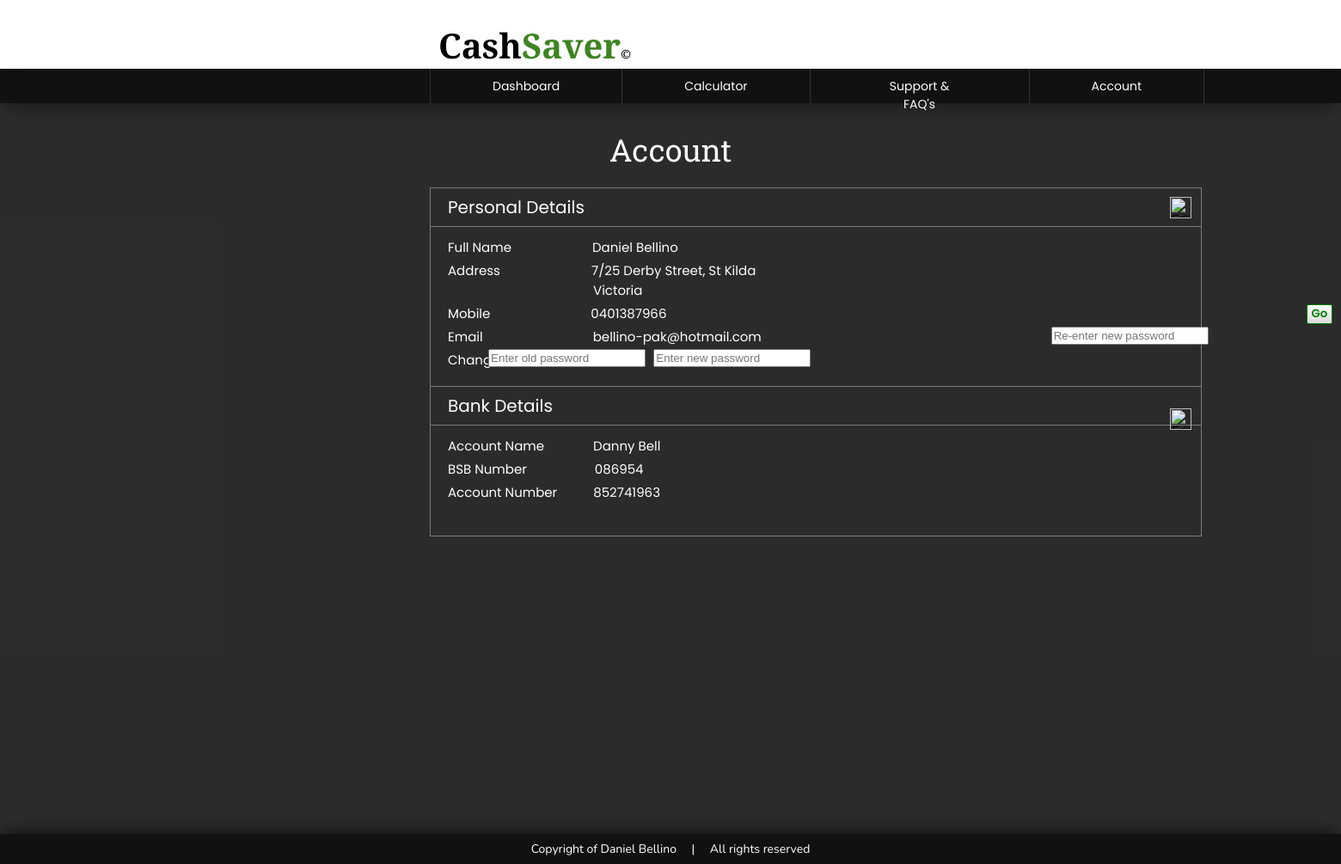
Page /members_account.php (signed in) on the committed database.
### tables this page shows
CREATE TABLE IF NOT EXISTS `users` (
  `ID` int(11) NOT NULL,
  `email` varchar(30) NOT NULL,
  `password` varchar(16) NOT NULL,
  `first_name` varchar(30) NOT NULL,
  `last_name` varchar(30) NOT NULL,
  `street_address` varchar(100) NOT NULL,
  `suburb` varchar(30) NOT NULL,
  `state` varchar(20) NOT NULL,
  `mobile` varchar(15) NOT NULL,
  `postcode` int(4) NOT NULL,
  `account_name` varchar(60) NOT NULL,
  `BSB` varchar(6) NOT NULL,
  `account_number` int(9) NOT NULL
);

### members_account.php (the view, shortened to what this page needs)
<!DOCTYPE html>
<?php
$query = mysql_query("SELECT first_name, last_name, street_address, suburb, state, mobile, email, account_name, BSB, account_number FROM users WHERE ID='" . $_SESSION['id'] . "'");
$q1_result = mysql_fetch_row($query);
?>
<html>
<head>
	<link rel="stylesheet" type="text/css" href="cashsaver.css" />
</head>
<body>
	<div id="mainframe">
		<header id="header">
		<p id="header_title"><span id="header_title_word1">Cash</span><span id="header_title_word2">Saver</span><span id="header_title_copyright">&copy;</span></p>
		</header>
		<nav id="members_nav_bar">
			<ul>
				<li><a href="members.php">Dashboard</a></li>
				<li><a href="members_calculator.php">Calculator</a></li>
				<li><a href="index.php">Support &amp; FAQ's</a></li>
				<li><a href="members_account.php">Account</a></li>
			</ul>
		</nav>
		<div id="members_background">
			<div id="account_title">
				<p>Account</p>
			</div>
			<div id="account_content">
				<div id="account_personal">
					<p id="account_content_title">Personal Details</p>
					<form action="personal_details_edit.php" method="post">
						<input type="image" id="account_edit_icon" src="edit_icon.png" width="25px" height="25px" title="Edit personal details">
					</form>
					<p class="account_content_p">Full Name &emsp;&emsp;&emsp;&emsp;&emsp;&emsp;<?php echo $q1_result[0] . " " . $q1_result[1]; ?><p>
					<p class="account_content_p">Address &emsp;&emsp;&emsp;&emsp;&emsp;&emsp;&nbsp;&nbsp;&nbsp;<?php echo $q1_result[2] . ", " .$q1_result[3] . "<br>&emsp;&emsp;&emsp;&emsp;&emsp;&emsp;&emsp;&emsp;&emsp;&emsp;&emsp;&nbsp;" . $q1_result[4]; ?></p>
					<p class="account_content_p">Mobile &emsp;&emsp;&emsp;&emsp;&emsp;&emsp;&emsp;&nbsp;&nbsp;<?php echo $q1_result[5]; ?></p>
					<p class="account_content_p">Email &emsp;&emsp;&emsp;&emsp;&emsp;&emsp;&emsp;&emsp;&nbsp;<?php echo $q1_result[6]; ?></p>
					<p class="account_content_p">Change Password</p>
					<form action="process_password.php" method="post" id="account_form">
						<input type="password" class="old_and_new_password" name="old_password" placeholder="Enter old password" pattern="^.{8,16}$" title="Enter 8-16 of any character" required/>
						<input type="password" id="new_password" class="old_and_new_password" name="new_password" placeholder="Enter new password" pattern="^(?=.*[a-z])(?=.*\d).{8,16}$" title="Enter 8-16 characters" required/>
						<input type="password" id="confirm_new_password" name="confirm_new_password" placeholder="Re-enter new password" pattern="^(?=.*[a-z])(?=.*\d).{8,16}$" title="Enter 8-16 characters" required/>
						<input type="submit" id="new_pass_submit" name="new_pass_submit" value="Go"/>
					</form>
				</div>
				<div id="bank_account_details">
					<p id="bank_details_title">Bank Details</p>
					<form action="bank_account_edit.php" method="post">
						<input type="image" id="bank_edit_icon" src="edit_icon.png" width="25px" height="25px" title="Edit bank details">
					</form>
					<p class="bank_details_p">Account Name &emsp;&emsp;&emsp;&nbsp;&nbsp;<?php echo $q1_result[7]; ?></p>
					<p class="bank_details_p">BSB Number &emsp;&emsp;&emsp;&emsp;&emsp;<?php echo $q1_result[8]; ?></p>
					<p class="bank_details_p">Account Number &emsp;&emsp;&nbsp;&nbsp;<?php echo $q1_result[9]; ?></p>
				</div>
			</div>
		</div>
		<footer>
		<div id="footer">
			<p id="footer_p">Copyright of Daniel Bellino &emsp;|&emsp; All rights reserved</p>
		</div>
		</footer>
	</div>
</body>
</html>

### cashsaver.css (style rules this page uses)
* { margin: 0; padding: 0; }
header, section, footer, aside, nav, article { display: -webkit-box; }
body { text-align: center; width: 100%; display: -webkit-box; -webkit-box-pack: center; }
input[type="submit"] { cursor: pointer; }
#mainframe { width: 100%; height: 100%; }
#header { height: 80px; }
#header_title { height: 40px; font-family: 'Josefin Slab', serif; font-size: 40px; font-weight: 600; position: relative; top: 15px; left: 500px; padding: 10px 10px; padding-bottom: 0px; }
#header_title_word2 { color: rgb(62, 132, 33); }
#header_title_copyright { font-size: 14px; }
#footer { height: 35px; width: 100%; background-color: rgb(17, 17, 17); box-shadow: 0px -7px 18px -5px rgba(0,0,0,0.66); font-family: 'Nunito', sans-serif; font-size: 14px; }
#footer_p { color: white; margin-top: 8px; }
nav a:link { text-decoration: none; color: white; font-family: 'Poppins', sans-serif; }
#members_nav_bar { background-color: rgb(17, 17, 17); box-shadow: 0px 10px 18px -5px rgba(0,0,0,0.66); }
#members_nav_bar ul { display: inline-flex; position: relative; left: 500px; height: 40px; width: 900px; border-left: 1px solid rgb(49, 50, 51); }
#members_nav_bar li { font-size: 14px; display: inline-flex; padding: 10px 72px; color: white; border-right: 1px solid rgb(49, 50, 51); }
#members_background { background-color: rgba(21,21,21,0.9); height: 850px; z-index: -1; }
#account_title { font-family: 'Roboto Slab', serif; font-size: 36px; position: relative; top: 30px; color: white; }
#account_content { border: 1px solid rgb(124, 124, 124); font-family: 'Poppins', sans-serif; position: relative; top: 50px; left: 500px; width: 896px; height: 404px; color: white; }
#account_content_title { font-size: 20px; width: 95.5%; text-align: left; padding: 7px 20px; border-bottom: 1px solid rgb(124,124,124); }
#account_edit_icon { position: absolute; left: 860px; top: 10px; }
.account_content_p { position: relative; top: 10px; text-align: left; padding: 2px 20px; font-size: 15px; }
#account_personal { border-bottom: 1px solid rgb(124,124,124); }
#account_form { position: relative; top: -19px; left: -100px; height: 27px; }
.old_and_new_password { position: relative; left: 20px; margin-right: 5px; padding: 1px 1px; }
#confirm_new_password { position: relative; left: 290px; top: -26px; padding: 1px 1px; }
#new_pass_submit { font-family: 'Poppins', sans-serif; font-weight: 600; position: relative; left: 400px; top: -52px; height: 23px; width: 30px; border-radius: 2px; background: linear-gradient(to bottom, rgba(255,255,255,1) 0%, rgba(217,217,217,1) 100%); border: 1px solid green; color: green; }
#bank_account_details { height: 155px; }
#bank_edit_icon { position: absolute; left: 860px; top: 256px; }
#bank_details_title { font-size: 20px; width: 95.5%; text-align: left; padding: 7px 20px; border-bottom: 1px solid rgb(124,124,124); }
.bank_details_p { position: relative; top: 10px; text-align: left; padding: 2px 20px; font-size: 15px; }

### rows in the picture
users: first_name "Daniel", last_name "Bellino", street_address "7/25 Derby Street", suburb "St Kilda", state "Victoria", mobile "0401387966", email "bellino-pak@hotmail.com", account_name "Danny Bell", BSB "086954", account_number "852741963"
